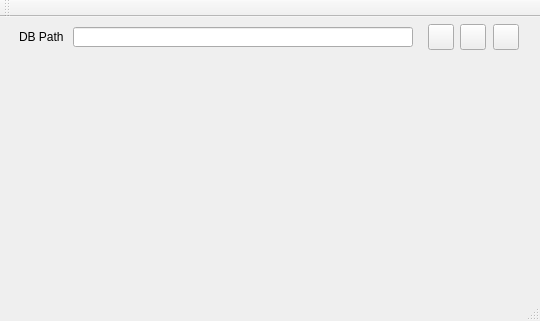
<?xml version="1.0" encoding="UTF-8"?>
<ui version="4.0">
 <class>MainWindow</class>
 <widget class="QMainWindow" name="MainWindow">
  <property name="geometry">
   <rect>
    <x>0</x>
    <y>0</y>
    <width>540</width>
    <height>321</height>
   </rect>
  </property>
  <property name="windowTitle">
   <string>DB管理器</string>
  </property>
  <widget class="QWidget" name="centralWidget">
   <widget class="QLineEdit" name="edtDBPath">
    <property name="geometry">
     <rect>
      <x>73</x>
      <y>10</y>
      <width>340</width>
      <height>20</height>
     </rect>
    </property>
   </widget>
   <widget class="QPushButton" name="btnDBPath">
    <property name="geometry">
     <rect>
      <x>428</x>
      <y>7</y>
      <width>26</width>
      <height>26</height>
     </rect>
    </property>
    <property name="text">
     <string/>
    </property>
    <property name="icon">
     <iconset>
      <normaloff>icon/Doc.png</normaloff>icon/Doc.png</iconset>
    </property>
   </widget>
   <widget class="QLabel" name="lblDBPath">
    <property name="geometry">
     <rect>
      <x>19</x>
      <y>12</y>
      <width>51</width>
      <height>15</height>
     </rect>
    </property>
    <property name="text">
     <string>DB Path</string>
    </property>
   </widget>
   <widget class="QPushButton" name="btnOk">
    <property name="geometry">
     <rect>
      <x>460</x>
      <y>7</y>
      <width>26</width>
      <height>26</height>
     </rect>
    </property>
    <property name="text">
     <string/>
    </property>
    <property name="icon">
     <iconset>
      <normaloff>icon/check.png</normaloff>icon/check.png</iconset>
    </property>
   </widget>
   <widget class="QPushButton" name="btnCancel">
    <property name="geometry">
     <rect>
      <x>493</x>
      <y>7</y>
      <width>26</width>
      <height>26</height>
     </rect>
    </property>
    <property name="text">
     <string/>
    </property>
    <property name="icon">
     <iconset>
      <normaloff>icon/cancel.png</normaloff>icon/cancel.png</iconset>
    </property>
   </widget>
  </widget>
  <widget class="QToolBar" name="mainToolBar">
   <attribute name="toolBarArea">
    <enum>TopToolBarArea</enum>
   </attribute>
   <attribute name="toolBarBreak">
    <bool>false</bool>
   </attribute>
  </widget>
  <widget class="QStatusBar" name="statusBar"/>
 </widget>
 <layoutdefault spacing="6" margin="11"/>
 <resources/>
 <connections/>
</ui>
